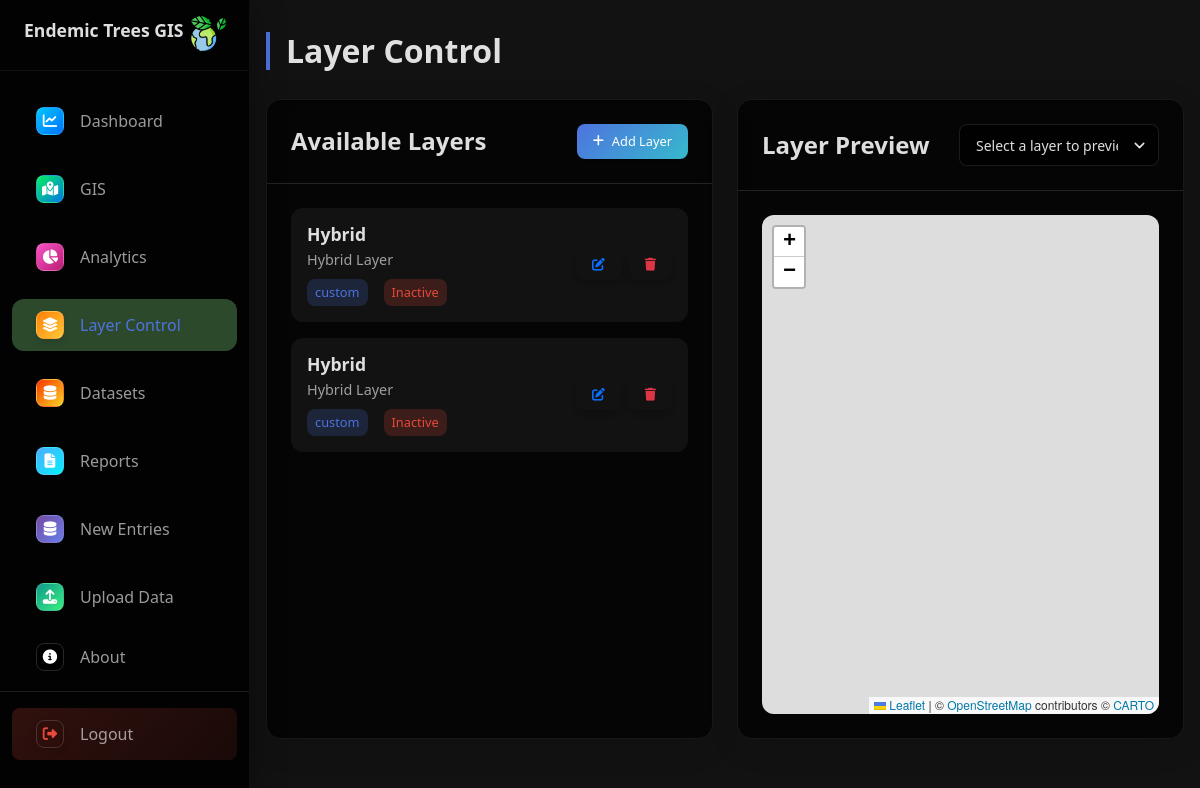
/layers/ (signed in), run on an earlier commit of the app's database.
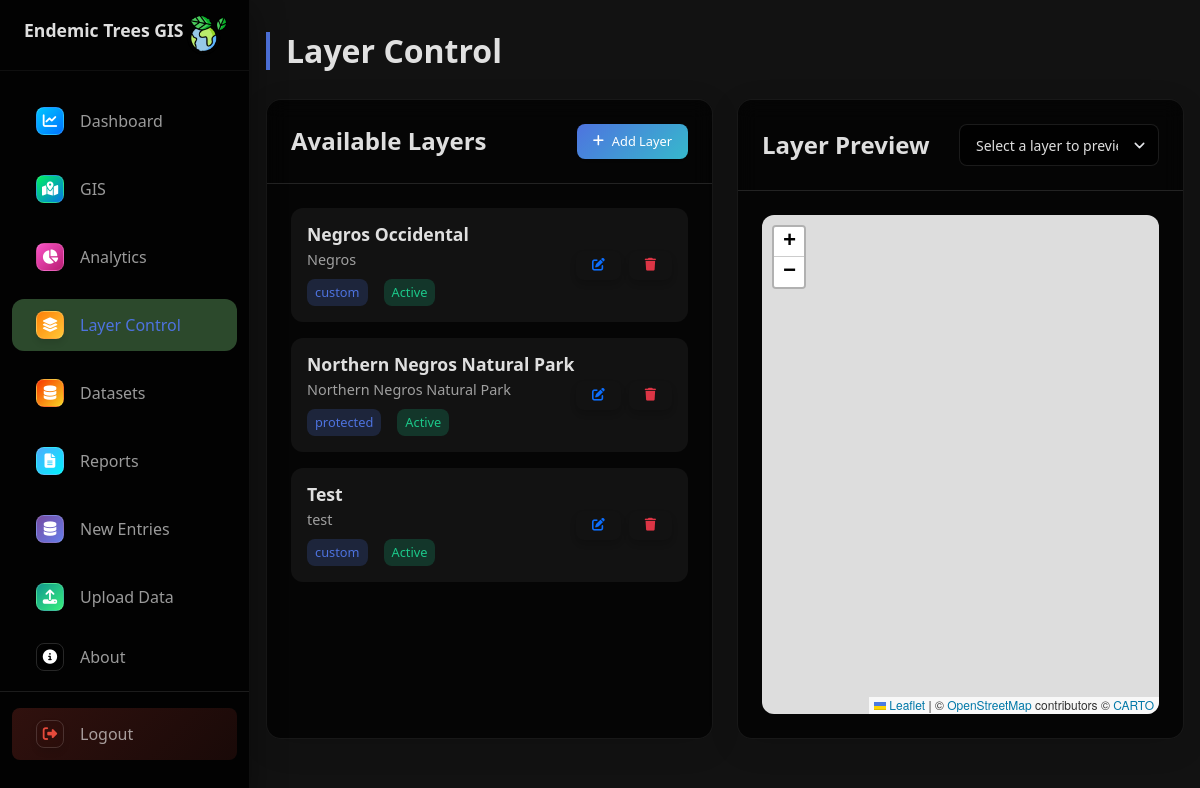
And on a later commit of the database.
### app/models.py (models this page shows, shortened)
class MapLayer(models.Model):
    name = models.CharField(max_length=100)
    description = models.TextField(blank=True, null=True)
    url = models.URLField()
    layer_type = models.CharField(max_length=50, choices=[
        ('topographic', 'Topographic'),
        ('satellite', 'Satellite'),
        ('street', 'Street View'),
        ('heatmap', 'Heatmap'),
        ('protected', 'Protected Areas'),
        ('landuse', 'Land Use'),
        ('soil', 'Soil Type'),
        ('custom', 'Custom'),
    ])
    is_active = models.BooleanField(default=True)
    is_default = models.BooleanField(default=False)
    attribution = models.CharField(max_length=255, blank=True, null=True)
    z_index = models.IntegerField(default=0)

### app/views.py (the view)
# urls.py: path('layers/', views.layers, name='layers'),
@login_required(login_url='app:login')
def layers(request):
    layers = MapLayer.objects.all()
    context = {
        'active_page': 'layers',
        'layers': layers,
    }
    return render(request, 'app/layers.html', context)

### app/context_processors.py (called while the page is built)
def theme_context(request):
    try:
        theme = UserSetting.objects.get(key='theme').value
    except UserSetting.DoesNotExist:
        theme = 'dark'
    return {
        'theme': theme,
    }

### app/templates/app/layers.html (shortened to what this page needs)
{% extends 'app/base.html' %}
{% block extra_css %}
<link rel="stylesheet" href="/static/css/layers.css">
{% endblock %}
{% block content %}
<div class="layers-container">
    <h1 class="page-title">Layer Control</h1>
    <div class="layers-content">
        <div class="layers-list-container">
            <div class="card">
                <div class="card-header">
                    <h2>Available Layers</h2>
                    <button class="btn btn-sm btn-primary" id="addLayerBtn">
                        <i class="fas fa-plus"></i> Add Layer
                    </button>
                </div>
                <div class="card-body">
                    <div class="layers-list">
                        {% for layer in layers %}
                        <div class="layer-item" data-id="{{ layer.id }}">
                            <div class="layer-info">
                                <h3>{{ layer.name }}</h3>
                                <p>{{ layer.description }}</p>
                                <div class="layer-meta">
                                    <span class="layer-type">{{ layer.layer_type }}</span>
                                    <span class="layer-status {% if layer.is_active %}active{% else %}inactive{% endif %}">
                                        {% if layer.is_active %}Active{% else %}Inactive{% endif %}
                                    </span>
                                </div>
                            </div>
                            <div class="layer-actions">
                                <button class="btn btn-sm btn-outline-primary edit-layer-btn" data-id="{{ layer.id }}">
                                    <i class="fas fa-edit"></i>
                                </button>
                                <button class="btn btn-sm btn-outline-danger delete-layer-btn" data-id="{{ layer.id }}">
                                    <i class="fas fa-trash"></i>
                                </button>
                            </div>
                        </div>
                        {% empty %}
                        <div class="no-layers-message">
                            <i class="fas fa-layer-group"></i>
                            <p>No layers available. Click "Add Layer" to create one.</p>
                        </div>
                        {% endfor %}
                    </div>
                </div>
            </div>
        </div>
        <div class="layer-preview-container">
            <div class="card">
                <div class="card-header">
                    <h2>Layer Preview</h2>
                    <div class="preview-controls">
                        <select id="previewLayerSelect" class="form-select form-select-sm">
                            <option value="">Select a layer to preview</option>
                        </select>
                    </div>
                </div>
                <div class="card-body">
                    <div id="previewMap" class="preview-map"></div>
                </div>
            </div>
        </div>
    </div>
</div>
{% endblock %}

### app/templates/app/base.html (shortened to what this page needs)
{% load static %}
<!DOCTYPE html>
<html lang="en" data-theme="{{ theme }}">
<head>
    <link href="https://cdn.jsdelivr.net/npm/bootstrap@5.2.3/dist/css/bootstrap.min.css" rel="stylesheet">
    <link rel="stylesheet" href="https://cdnjs.cloudflare.com/ajax/libs/font-awesome/6.4.0/css/all.min.css">
    <link rel="stylesheet" href="https://unpkg.com/leaflet@1.9.4/dist/leaflet.css">
    <link rel="stylesheet" href="/static/css/styles.css">
    {% block extra_css %}{% endblock %}
</head>
<body class="app-body">
    <div class="app-container">
        <div class="sidebar-container" id="sidebar">
            <div class="sidebar-header">
                <h3>Endemic Trees GIS</h3>
                <button id="sidebar-toggle" class="sidebar-toggle">
                    <img src="{% static 'icons/planet-earth.png' %}" alt="Toggle Sidebar" class="toggle-icon">
                </button>
            </div>
            <ul class="sidebar-menu">
                <li class="sidebar-item {% if active_page == 'dashboard' %}active{% endif %}">
                    <a href="{% url 'app:dashboard' %}">
                        <div class="sidebar-icon">
                            <i class="fas fa-chart-line"></i>
                        </div>
                        <span class="sidebar-text">Dashboard</span>
                    </a>
                </li>
                <li class="sidebar-item {% if active_page == 'gis' %}active{% endif %}">
                    <a href="{% url 'app:gis' %}">
                        <div class="sidebar-icon">
                            <i class="fas fa-map-marked-alt"></i>
                        </div>
                        <span class="sidebar-text">GIS</span>
                    </a>
                </li>
                <li class="sidebar-item {% if active_page == 'analytics' %}active{% endif %}">
                    <a href="{% url 'app:analytics' %}">
                        <div class="sidebar-icon">
                            <i class="fas fa-chart-pie"></i>
                        </div>
                        <span class="sidebar-text">Analytics</span>
                    </a>
                </li>
                <li class="sidebar-item {% if active_page == 'layers' %}active{% endif %}">
                    <a href="{% url 'app:layers' %}">
                        <div class="sidebar-icon">
                            <i class="fas fa-layer-group"></i>
                        </div>
                        <span class="sidebar-text">Layer Control</span>
                    </a>
                </li>
                <li class="sidebar-item {% if active_page == 'datasets' %}active{% endif %}">
                    <a href="{% url 'app:datasets' %}">
                        <div class="sidebar-icon">
                            <i class="fas fa-database"></i>
                        </div>
                        <span class="sidebar-text">Datasets</span>
                    </a>
                </li>
                <li class="sidebar-item {% if active_page == 'reports' %}active{% endif %}">
                    <a href="{% url 'app:reports' %}">
                        <div class="sidebar-icon">
                            <i class="fas fa-file-alt"></i>
                        </div>
                        <span class="sidebar-text">Reports</span>
                    </a>
                </li>
                <li class="sidebar-item {% if active_page == 'new_data' %}active{% endif %}">
                    <a href="{% url 'app:new_data' %}">
                        <div class="sidebar-icon">
                            <i class="fas fa-database"></i>
                        </div>
                        <span class="sidebar-text">New Entries</span>
                    </a>
                </li>
                <li class="sidebar-item {% if active_page == 'upload' %}active{% endif %}">
                    <a href="{% url 'app:upload' %}">
                        <div class="sidebar-icon">
                            <i class="fas fa-upload"></i>
                        </div>
                        <span class="sidebar-text">Upload Data</span>
                    </a>
                </li>
                <li class="sidebar-item {% if active_page == 'about' %}active{% endif %}">
                    <a href="{% url 'app:about' %}">
                        <div class="sidebar-icon">
                            <i class="fas fa-info-circle"></i>
                        </div>
                        <span class="sidebar-text">About</span>
                    </a>
                </li>
                <li class="sidebar-item sidebar-logout">
                    <a href="{% url 'app:logout' %}">
                        <div class="sidebar-icon">
                            <i class="fas fa-sign-out-alt"></i>
                        </div>
                        <span class="sidebar-text">Logout</span>
                    </a>
                </li>
            </ul>
        </div>
        <div class="main-content" id="main-content">
            <div class="content-container">
                {% block content %}{% endblock %}
            </div>
        </div>
    </div>
</body>
</html>

### static/css/layers.css (style rules this page uses)
.layers-container { padding: 1rem 0; }
.layers-content { display: grid; grid-template-columns: 1fr 1fr; gap: 1.5rem; }
.layers-list-container, .layer-preview-container { height: calc(100vh - 10rem); }
.card { background: var(--bg-card); backdrop-filter: blur(var(--glass-blur)); -webkit-backdrop-filter: blur(var(--glass-blur)); border-radius: var(--card-border-radius); box-shadow: 0 8px 32px rgba(0, 0, 0, 0.1); border: 1px solid rgba(255, 255, 255, 0.08); height: 100%; display: flex; flex-direction: column; }
.card-header { padding: 1.5rem; border-bottom: 1px solid var(--border-color); display: flex; justify-content: space-between; align-items: center; }
.card-header h2 { font-size: 1.5rem; font-weight: 600; margin: 0; color: var(--text-primary); }
.card-body { padding: 1.5rem; overflow-y: auto; flex: 1; }
.form-select { appearance: none; background-position: right 0.5rem center; background-repeat: no-repeat; background-size: 1.5em 1.5em; padding-right: 2.5rem; }
.form-select option { background-color: var(--bg-card); color: var(--text-primary); padding: 0.5rem; }
html[data-theme="dark"] .form-select { background-color: var(--bg-card); color: var(--text-primary); }
html[data-theme="dark"] .form-select option { background-color: #2b2b2b; color: #e0e0e0; }
.btn { display: inline-flex; align-items: center; gap: 0.5rem; padding: 0.75rem 1.5rem; border: none; border-radius: var(--border-radius-sm); font-size: 0.9rem; font-weight: 500; text-decoration: none; cursor: pointer; transition: all 0.3s ease; white-space: nowrap; }
.btn-primary { background-color: var(--color-primary); color: white; }
.btn-sm { padding: 0.5rem 1rem; font-size: 0.8rem; }
.layers-list { display: flex; flex-direction: column; gap: 1rem; }
.layer-item { background: rgba(255, 255, 255, 0.05); border-radius: var(--border-radius-md); padding: 1rem; display: flex; justify-content: space-between; align-items: center; transition: all 0.3s ease; }
.layer-info { flex: 1; }
.layer-info h3 { font-size: 1.1rem; font-weight: 600; margin-bottom: 0.25rem; color: var(--text-primary); }
.layer-info p { font-size: 0.9rem; color: var(--text-secondary); margin-bottom: 0.5rem; }
.layer-meta { display: flex; gap: 1rem; }
.layer-type { background: rgba(78, 115, 223, 0.2); color: var(--color-primary); padding: 0.25rem 0.5rem; border-radius: var(--border-radius-sm); font-size: 0.8rem; }
.layer-status { padding: 0.25rem 0.5rem; border-radius: var(--border-radius-sm); font-size: 0.8rem; }
.layer-status.active { background: rgba(28, 200, 138, 0.2); color: var(--color-secondary); }
.layer-actions { display: flex; gap: 0.5rem; }
.preview-map { width: 100%; height: 100%; border-radius: var(--border-radius-md); overflow: hidden; }
.preview-controls { width: 200px; }

What changed in the data, as far as the page shows it:
removed MapLayer: name "Hybrid", description "Hybrid Layer", layer_type "custom", is_active "Inactive"
removed MapLayer: name "Hybrid", description "Hybrid Layer", layer_type "custom", is_active "Inactive"
added MapLayer: name "Negros Occidental", description "Negros", layer_type "custom", is_active "Active"
added MapLayer: name "Northern Negros Natural Park", description "Northern Negros Natural Park", layer_type "protected", is_active "Active"
added MapLayer: name "Test", description "test", layer_type "custom", is_active "Active"
